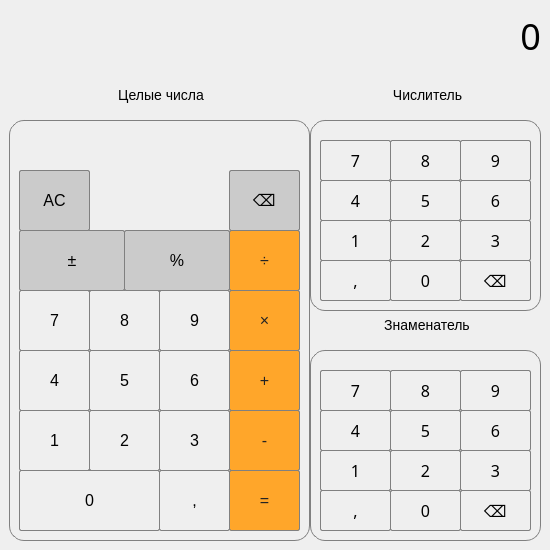
  <widget class="QWidget" name="centralwidget">
   <widget class="QGroupBox" name="groupBox">
    <property name="geometry">
     <rect>
      <x>310</x>
      <y>80</y>
      <width>231</width>
      <height>231</height>
     </rect>
    </property>
    <property name="styleSheet">
     <string notr="true">QGroupBox {
    border: 1px solid gray;
    margin-top: 40px;
    font-size: 14px;
    border-radius: 15px;
}

QGroupBox::title  {
    subcontrol-origin: margin;
    subcontrol-position: top center;
    padding: 7px 1000px 7px 1000px;
}</string>
    </property>
    <property name="title">
     <string>Числитель</string>
    </property>
    <widget class="QPushButton" name="pushButton_ch9">
     <property name="geometry">
      <rect>
       <x>150</x>
       <y>60</y>
       <width>71</width>
       <height>41</height>
      </rect>
     </property>
     <property name="font">
      <font>
       <family>Lucida Sans Unicode</family>
       <pointsize>-1</pointsize>
       <weight>50</weight>
       <italic>false</italic>
       <bold>false</bold>
      </font>
     </property>
     <property name="styleSheet">
      <string notr="true">QPushButton {
	color: black;
	border: 1px solid gray;
	border-radius: 2px;
	font-size: 16px;
}

QPushButton:pressed {
	background-color: rgb(95, 95, 95);
	border-radius: 2px;
}</string>
     </property>
     <property name="text">
      <string>9</string>
     </property>
    </widget>
    <widget class="QPushButton" name="pushButton_ch5">
     <property name="geometry">
      <rect>
       <x>80</x>
       <y>100</y>
       <width>71</width>
       <height>41</height>
      </rect>
     </property>
     <property name="font">
      <font>
       <family>Lucida Sans Unicode</family>
       <pointsize>-1</pointsize>
       <weight>50</weight>
       <italic>false</italic>
       <bold>false</bold>
      </font>
     </property>
     <property name="styleSheet">
      <string notr="true">QPushButton {
	color: black;
	border: 1px solid gray;
	border-radius: 2px;
	font-size: 16px;
}

QPushButton:pressed {
	background-color: rgb(95, 95, 95);
	border-radius: 2px;
}</string>
     </property>
     <property name="text">
      <string>5</string>
     </property>
    </widget>
    <widget class="QPushButton" name="pushButton_ch1">
     <property name="geometry">
      <rect>
       <x>10</x>
       <y>140</y>
       <width>71</width>
       <height>41</height>
      </rect>
     </property>
     <property name="font">
      <font>
       <family>Lucida Sans Unicode</family>
       <pointsize>-1</pointsize>
       <weight>50</weight>
       <italic>false</italic>
       <bold>false</bold>
      </font>
     </property>
     <property name="styleSheet">
      <string notr="true">QPushButton {
	color: black;
	border: 1px solid gray;
	border-radius: 2px;
	font-size: 16px;
}

QPushButton:pressed {
	background-color: rgb(95, 95, 95);
	border-radius: 2px;
}</string>
     </property>
     <property name="text">
      <string>1</string>
     </property>
    </widget>
    <widget class="QPushButton" name="pushButton_ch3">
     <property name="geometry">
      <rect>
       <x>150</x>
       <y>140</y>
       <width>71</width>
       <height>41</height>
      </rect>
     </property>
     <property name="font">
      <font>
       <family>Lucida Sans Unicode</family>
       <pointsize>-1</pointsize>
       <weight>50</weight>
       <italic>false</italic>
       <bold>false</bold>
      </font>
     </property>
     <property name="styleSheet">
      <string notr="true">QPushButton {
	color: black;
	border: 1px solid gray;
	border-radius: 2px;
	font-size: 16px;
}

QPushButton:pressed {
	background-color: rgb(95, 95, 95);
	border-radius: 2px;
}</string>
     </property>
     <property name="text">
      <string>3</string>
     </property>
    </widget>
    <widget class="QPushButton" name="pushButton_chC">
     <property name="geometry">
      <rect>
       <x>150</x>
       <y>180</y>
       <width>71</width>
       <height>41</height>
      </rect>
     </property>
     <property name="font">
      <font>
       <family>Lucida Sans Unicode</family>
       <pointsize>-1</pointsize>
       <weight>50</weight>
       <italic>false</italic>
       <bold>false</bold>
      </font>
     </property>
     <property name="styleSheet">
      <string notr="true">QPushButton {
	color: black;
	border: 1px solid gray;
	border-radius: 2px;
	font-size: 16px;
}

QPushButton:pressed {
	background-color: rgb(95, 95, 95);
	border-radius: 2px;
}</string>
     </property>
     <property name="text">
      <string>⌫</string>
     </property>
    </widget>
    <widget class="QPushButton" name="pushButton_ch0">
     <property name="geometry">
      <rect>
       <x>80</x>
       <y>180</y>
       <width>71</width>
       <height>41</height>
      </rect>
     </property>
     <property name="font">
      <font>
       <family>Lucida Sans Unicode</family>
       <pointsize>-1</pointsize>
       <weight>50</weight>
       <italic>false</italic>
       <bold>false</bold>
      </font>
     </property>
     <property name="styleSheet">
      <string notr="true">QPushButton {
	color: black;
	border: 1px solid gray;
	border-radius: 2px;
	font-size: 16px;
}

QPushButton:pressed {
	background-color: rgb(95, 95, 95);
	border-radius: 2px;
}</string>
     </property>
     <property name="text">
      <string>0</string>
     </property>
    </widget>
    <widget class="QPushButton" name="pushButton_ch8">
     <property name="geometry">
      <rect>
       <x>80</x>
       <y>60</y>
       <width>71</width>
       <height>41</height>
      </rect>
     </property>
     <property name="font">
      <font>
       <family>Lucida Sans Unicode</family>
       <pointsize>-1</pointsize>
       <weight>50</weight>
       <italic>false</italic>
       <bold>false</bold>
      </font>
     </property>
     <property name="styleSheet">
      <string notr="true">QPushButton {
	color: black;
	border: 1px solid gray;
	border-radius: 2px;
	font-size: 16px;
}

QPushButton:pressed {
	background-color: rgb(95, 95, 95);
	border-radius: 2px;
}</string>
     </property>
     <property name="text">
      <string>8</string>
     </property>
    </widget>
    <widget class="QPushButton" name="pushButton_ch4">
     <property name="geometry">
      <rect>
       <x>10</x>
       <y>100</y>
       <width>71</width>
       <height>41</height>
      </rect>
     </property>
     <property name="font">
      <font>
       <family>Lucida Sans Unicode</family>
       <pointsize>-1</pointsize>
       <weight>50</weight>
       <italic>false</italic>
       <bold>false</bold>
      </font>
     </property>
     <property name="styleSheet">
      <string notr="true">QPushButton {
	color: black;
	border: 1px solid gray;
	border-radius: 2px;
	font-size: 16px;
}

QPushButton:pressed {
	background-color: rgb(95, 95, 95);
	border-radius: 2px;
}</string>
     </property>
     <property name="text">
      <string>4</string>
     </property>
    </widget>
    <widget class="QPushButton" name="pushButton_ch2">
     <property name="geometry">
      <rect>
       <x>80</x>
       <y>140</y>
       <width>71</width>
       <height>41</height>
      </rect>
     </property>
     <property name="font">
      <font>
       <family>Lucida Sans Unicode</family>
       <pointsize>-1</pointsize>
       <weight>50</weight>
       <italic>false</italic>
       <bold>false</bold>
      </font>
     </property>
     <property name="styleSheet">
      <string notr="true">QPushButton {
	color: black;
	border: 1px solid gray;
	border-radius: 2px;
	font-size: 16px;
}

QPushButton:pressed {
	background-color: rgb(95, 95, 95);
	border-radius: 2px;
}</string>
     </property>
     <property name="text">
      <string>2</string>
     </property>
    </widget>
    <widget class="QPushButton" name="pushButton_ch7">
     <property name="geometry">
      <rect>
       <x>10</x>
       <y>60</y>
       <width>71</width>
       <height>41</height>
      </rect>
     </property>
     <property name="font">
      <font>
       <family>Lucida Sans Unicode</family>
       <pointsize>-1</pointsize>
       <weight>50</weight>
       <italic>false</italic>
       <bold>false</bold>
      </font>
     </property>
     <property name="styleSheet">
      <string notr="true">QPushButton {
	color: black;
	border: 1px solid gray;
	border-radius: 2px;
	font-size: 16px;
}

QPushButton:pressed {
	background-color: rgb(95, 95, 95);
	border-radius: 2px;
}</string>
     </property>
     <property name="text">
      <string>7</string>
     </property>
    </widget>
    <widget class="QPushButton" name="pushButton_ch6">
     <property name="geometry">
      <rect>
       <x>150</x>
       <y>100</y>
       <width>71</width>
       <height>41</height>
      </rect>
     </property>
     <property name="font">
      <font>
       <family>Lucida Sans Unicode</family>
       <pointsize>-1</pointsize>
       <weight>50</weight>
       <italic>false</italic>
       <bold>false</bold>
      </font>
     </property>
     <property name="styleSheet">
      <string notr="true">QPushButton {
	color: black;
	border: 1px solid gray;
	border-radius: 2px;
	font-size: 16px;
}

QPushButton:pressed {
	background-color: rgb(95, 95, 95);
	border-radius: 2px;
}</string>
     </property>
     <property name="text">
      <string>6</string>
     </property>
    </widget>
    <widget class="QPushButton" name="pushButton_dotCH">
     <property name="geometry">
      <rect>
       <x>10</x>
       <y>180</y>
       <width>71</width>
       <height>41</height>
      </rect>
     </property>
     <property name="font">
      <font>
       <family>Lucida Sans Unicode</family>
       <pointsize>-1</pointsize>
       <weight>50</weight>
       <italic>false</italic>
       <bold>false</bold>
      </font>
     </property>
     <property name="styleSheet">
      <string notr="true">QPushButton {
	color: black;
	border: 1px solid gray;
	border-radius: 2px;
	font-size: 16px;
}

QPushButton:pressed {
	background-color: rgb(95, 95, 95);
	border-radius: 2px;
}</string>
     </property>
     <property name="text">
      <string>,</string>
     </property>
    </widget>
   </widget>
   <widget class="QLabel" name="label">
    <property name="enabled">
     <bool>true</bool>
    </property>
    <property name="geometry">
     <rect>
      <x>10</x>
      <y>0</y>
      <width>531</width>
      <height>71</height>
     </rect>
    </property>
    <property name="font">
     <font>
      <family>Lucida Sans Unicode</family>
      <pointsize>-1</pointsize>
      <weight>50</weight>
      <italic>false</italic>
      <bold>false</bold>
     </font>
    </property>
    <property name="layoutDirection">
     <enum>Qt::LeftToRight</enum>
    </property>
    <property name="styleSheet">
     <string notr="true">QLabel {
	qproperty-alignment: 'AlignVCenter | AlignRight';
	font-size: 36px;
	border-bottom: 1px solid gray;
}
</string>
    </property>
    <property name="text">
     <string>0</string>
    </property>
    <property name="alignment">
     <set>Qt::AlignRight|Qt::AlignTrailing|Qt::AlignVCenter</set>
    </property>
   </widget>
   <widget class="QGroupBox" name="groupBox_2">
    <property name="geometry">
     <rect>
      <x>310</x>
      <y>310</y>
      <width>231</width>
      <height>231</height>
     </rect>
    </property>
    <property name="styleSheet">
     <string notr="true">QGroupBox {
    border: 1px solid gray;
    margin-top: 40px;
    font-size: 14px;
    border-radius: 15px;
}

QGroupBox::title  {
    subcontrol-origin: margin;
    subcontrol-position: top center;
    padding: 7px 1000px 7px 1000px;
}</string>
    </property>
    <property name="title">
     <string>Знаменатель</string>
    </property>
    <widget class="QPushButton" name="pushButton_z0">
     <property name="geometry">
      <rect>
       <x>80</x>
       <y>180</y>
       <width>71</width>
       <height>41</height>
      </rect>
     </property>
     <property name="font">
      <font>
       <family>Lucida Sans Unicode</family>
       <pointsize>-1</pointsize>
       <weight>50</weight>
       <italic>false</italic>
       <bold>false</bold>
      </font>
     </property>
     <property name="styleSheet">
      <string notr="true">QPushButton {
	color: black;
	border: 1px solid gray;
	border-radius: 2px;
	font-size: 16px;
}

QPushButton:pressed {
	background-color: rgb(95, 95, 95);
	border-radius: 2px;
}</string>
     </property>
     <property name="text">
      <string>0</string>
     </property>
    </widget>
    <widget class="QPushButton" name="pushButton_zC">
     <property name="geometry">
      <rect>
       <x>150</x>
       <y>180</y>
       <width>71</width>
       <height>41</height>
      </rect>
     </property>
     <property name="font">
      <font>
       <family>Lucida Sans Unicode</family>
       <pointsize>-1</pointsize>
       <weight>50</weight>
       <italic>false</italic>
       <bold>false</bold>
      </font>
     </property>
     <property name="styleSheet">
      <string notr="true">QPushButton {
	color: black;
	border: 1px solid gray;
	border-radius: 2px;
	font-size: 16px;
}

QPushButton:pressed {
	background-color: rgb(95, 95, 95);
	border-radius: 2px;
}</string>
     </property>
     <property name="text">
      <string>⌫</string>
     </property>
    </widget>
    <widget class="QPushButton" name="pushButton_z1">
     <property name="geometry">
      <rect>
       <x>10</x>
       <y>140</y>
       <width>71</width>
       <height>41</height>
      </rect>
     </property>
     <property name="font">
      <font>
       <family>Lucida Sans Unicode</family>
       <pointsize>-1</pointsize>
       <weight>50</weight>
       <italic>false</italic>
       <bold>false</bold>
      </font>
     </property>
     <property name="styleSheet">
      <string notr="true">QPushButton {
	color: black;
	border: 1px solid gray;
	border-radius: 2px;
	font-size: 16px;
}

QPushButton:pressed {
	background-color: rgb(95, 95, 95);
	border-radius: 2px;
}</string>
     </property>
     <property name="text">
      <string>1</string>
     </property>
    </widget>
    <widget class="QPushButton" name="pushButton_z2">
     <property name="geometry">
      <rect>
       <x>80</x>
       <y>140</y>
       <width>71</width>
       <height>41</height>
      </rect>
     </property>
     <property name="font">
      <font>
       <family>Lucida Sans Unicode</family>
       <pointsize>-1</pointsize>
       <weight>50</weight>
       <italic>false</italic>
       <bold>false</bold>
      </font>
     </property>
     <property name="styleSheet">
      <string notr="true">QPushButton {
	color: black;
	border: 1px solid gray;
	border-radius: 2px;
	font-size: 16px;
}

QPushButton:pressed {
	background-color: rgb(95, 95, 95);
	border-radius: 2px;
}</string>
     </property>
     <property name="text">
      <string>2</string>
     </property>
    </widget>
    <widget class="QPushButton" name="pushButton_z3">
     <property name="geometry">
      <rect>
       <x>150</x>
       <y>140</y>
       <width>71</width>
       <height>41</height>
      </rect>
     </property>
     <property name="font">
      <font>
       <family>Lucida Sans Unicode</family>
       <pointsize>-1</pointsize>
       <weight>50</weight>
       <italic>false</italic>
       <bold>false</bold>
      </font>
     </property>
     <property name="styleSheet">
      <string notr="true">QPushButton {
	color: black;
	border: 1px solid gray;
	border-radius: 2px;
	font-size: 16px;
}

QPushButton:pressed {
	background-color: rgb(95, 95, 95);
	border-radius: 2px;
}</string>
     </property>
     <property name="text">
      <string>3</string>
     </property>
    </widget>
    <widget class="QPushButton" name="pushButton_z6">
     <property name="geometry">
      <rect>
       <x>150</x>
       <y>100</y>
       <width>71</width>
       <height>41</height>
      </rect>
     </property>
     <property name="font">
      <font>
       <family>Lucida Sans Unicode</family>
       <pointsize>-1</pointsize>
       <weight>50</weight>
       <italic>false</italic>
       <bold>false</bold>
      </font>
     </property>
     <property name="styleSheet">
      <string notr="true">QPushButton {
	color: black;
	border: 1px solid gray;
	border-radius: 2px;
	font-size: 16px;
}

QPushButton:pressed {
	background-color: rgb(95, 95, 95);
	border-radius: 2px;
}</string>
     </property>
     <property name="text">
      <string>6</string>
     </property>
    </widget>
    <widget class="QPushButton" name="pushButton_z5">
     <property name="geometry">
      <rect>
       <x>80</x>
       <y>100</y>
       <width>71</width>
       <height>41</height>
      </rect>
     </property>
     <property name="font">
      <font>
       <family>Lucida Sans Unicode</family>
       <pointsize>-1</pointsize>
       <weight>50</weight>
       <italic>false</italic>
       <bold>false</bold>
      </font>
     </property>
     <property name="styleSheet">
      <string notr="true">QPushButton {
	color: black;
	border: 1px solid gray;
	border-radius: 2px;
	font-size: 16px;
}

QPushButton:pressed {
	background-color: rgb(95, 95, 95);
	border-radius: 2px;
}</string>
     </property>
     <property name="text">
      <string>5</string>
     </property>
    </widget>
    <widget class="QPushButton" name="pushButton_z4">
     <property name="geometry">
      <rect>
       <x>10</x>
       <y>100</y>
       <width>71</width>
       <height>41</height>
      </rect>
     </property>
     <property name="font">
      <font>
       <family>Lucida Sans Unicode</family>
       <pointsize>-1</pointsize>
       <weight>50</weight>
       <italic>false</italic>
       <bold>false</bold>
      </font>
     </property>
     <property name="styleSheet">
      <string notr="true">QPushButton {
	color: black;
	border: 1px solid gray;
	border-radius: 2px;
	font-size: 16px;
}

QPushButton:pressed {
	background-color: rgb(95, 95, 95);
	border-radius: 2px;
}</string>
     </property>
     <property name="text">
      <string>4</string>
     </property>
    </widget>
    <widget class="QPushButton" name="pushButton_z7">
     <property name="geometry">
      <rect>
       <x>10</x>
       <y>60</y>
       <width>71</width>
       <height>41</height>
      </rect>
     </property>
     <property name="font">
      <font>
       <family>Lucida Sans Unicode</family>
       <pointsize>-1</pointsize>
       <weight>50</weight>
       <italic>false</italic>
       <bold>false</bold>
      </font>
     </property>
     <property name="styleSheet">
      <string notr="true">QPushButton {
	color: black;
	border: 1px solid gray;
	border-radius: 2px;
	font-size: 16px;
}

QPushButton:pressed {
	background-color: rgb(95, 95, 95);
	border-radius: 2px;
}</string>
     </property>
     <property name="text">
      <string>7</string>
     </property>
    </widget>
    <widget class="QPushButton" name="pushButton_z8">
     <property name="geometry">
      <rect>
       <x>80</x>
       <y>60</y>
       <width>71</width>
       <height>41</height>
      </rect>
     </property>
     <property name="font">
      <font>
       <family>Lucida Sans Unicode</family>
       <pointsize>-1</pointsize>
       <weight>50</weight>
       <italic>false</italic>
       <bold>false</bold>
      </font>
     </property>
     <property name="styleSheet">
      <string notr="true">QPushButton {
	color: black;
	border: 1px solid gray;
	border-radius: 2px;
	font-size: 16px;
}

QPushButton:pressed {
	background-color: rgb(95, 95, 95);
	border-radius: 2px;
}</string>
     </property>
     <property name="text">
      <string>8</string>
     </property>
    </widget>
    <widget class="QPushButton" name="pushButton_z9">
     <property name="geometry">
      <rect>
       <x>150</x>
       <y>60</y>
       <width>71</width>
       <height>41</height>
      </rect>
     </property>
     <property name="font">
      <font>
       <family>Lucida Sans Unicode</family>
       <pointsize>-1</pointsize>
       <weight>50</weight>
       <italic>false</italic>
       <bold>false</bold>
      </font>
     </property>
     <property name="styleSheet">
      <string notr="true">QPushButton {
	color: black;
	border: 1px solid gray;
	border-radius: 2px;
	font-size: 16px;
}

QPushButton:pressed {
	background-color: rgb(95, 95, 95);
	border-radius: 2px;
}</string>
     </property>
     <property name="text">
      <string>9</string>
     </property>
    </widget>
    <widget class="QPushButton" name="pushButton_dotZ">
     <property name="geometry">
      <rect>
       <x>10</x>
       <y>180</y>
       <width>71</width>
       <height>41</height>
      </rect>
     </property>
     <property name="font">
      <font>
       <family>Lucida Sans Unicode</family>
       <pointsize>-1</pointsize>
       <weight>50</weight>
       <italic>false</italic>
       <bold>false</bold>
      </font>
     </property>
     <property name="styleSheet">
      <string notr="true">QPushButton {
	color: black;
	border: 1px solid gray;
	border-radius: 2px;
	font-size: 16px;
}

QPushButton:pressed {
	background-color: rgb(95, 95, 95);
	border-radius: 2px;
}</string>
     </property>
     <property name="text">
      <string>,</string>
     </property>
    </widget>
   </widget>
   <widget class="QGroupBox" name="groupBox_3">
    <property name="geometry">
     <rect>
      <x>9</x>
      <y>80</y>
      <width>301</width>
      <height>461</height>
     </rect>
    </property>
    <property name="styleSheet">
     <string notr="true">QGroupBox {
    border: 1px solid gray;
    margin-top: 40px;
    font-size: 14px;
    border-radius: 15px;
}

QGroupBox::title  {
    subcontrol-origin: margin;
    subcontrol-position: top center;
    padding: 7px 1000px 7px 1000px;
}</string>
    </property>
    <property name="title">
     <string>Целые числа</string>
    </property>
    <widget class="QPushButton" name="pushButton_C">
     <property name="geometry">
      <rect>
       <x>220</x>
       <y>90</y>
       <width>71</width>
       <height>61</height>
      </rect>
     </property>
     <property name="styleSheet">
      <string notr="true">QPushButton {
	color: black;
	background-color:rgb(203, 203, 203);
	border: 1px solid gray;
	font-size: 16px;
	border-radius: 2px;
}

QPushButton:pressed {
	background-color: rgb(53, 53, 53);
	border-radius: 2px;
}</string>
     </property>
     <property name="text">
      <string>⌫</string>
     </property>
    </widget>
    <widget class="QPushButton" name="pushButton_mul">
     <property name="geometry">
      <rect>
       <x>220</x>
       <y>210</y>
       <width>71</width>
       <height>61</height>
      </rect>
     </property>
     <property name="styleSheet">
      <string notr="true">QPushButton {
	color: rgb(35, 35, 35);
	background-color:rgb(255, 166, 42);
	border: 1px solid gray;
	border-radius: 2px;
	font-size: 16px;
}

QPushButton:pressed {
	background-color: rgb(53, 53, 53);
	border-radius: 2px;
}</string>
     </property>
     <property name="text">
      <string>×</string>
     </property>
    </widget>
    <widget class="QPushButton" name="pushButton_div">
     <property name="geometry">
      <rect>
       <x>220</x>
       <y>150</y>
       <width>71</width>
       <height>61</height>
      </rect>
     </property>
     <property name="styleSheet">
      <string notr="true">QPushButton {
	color: rgb(35, 35, 35);
	background-color:rgb(255, 166, 42);
	border: 1px solid gray;
	border-radius: 2px;
	font-size: 16px;
}

QPushButton:pressed {
	background-color: rgb(53, 53, 53);
	border-radius: 2px;
}</string>
     </property>
     <property name="text">
      <string>÷</string>
     </property>
    </widget>
    <widget class="QPushButton" name="pushButton_8">
     <property name="geometry">
      <rect>
       <x>80</x>
       <y>210</y>
       <width>71</width>
       <height>61</height>
      </rect>
     </property>
     <property name="styleSheet">
      <string notr="true">QPushButton {
	color: black;
	border: 1px solid gray;
	border-radius: 2px;
	font-size: 16px;
}

QPushButton:pressed {
	background-color: rgb(95, 95, 95);
	border-radius: 2px;
}</string>
     </property>
     <property name="text">
      <string>8</string>
     </property>
    </widget>
    <widget class="QPushButton" name="pushButton_plus_minus">
     <property name="geometry">
      <rect>
       <x>10</x>
       <y>150</y>
       <width>106</width>
       <height>61</height>
      </rect>
     </property>
     <property name="styleSheet">
      <string notr="true">QPushButton {
	color: black;
	background-color:rgb(203, 203, 203);
	border: 1px solid gray;
	border-radius: 2px;
	font-size: 16px;
}

QPushButton:pressed {
	background-color: rgb(53, 53, 53);
	border-radius: 2px;
}</string>
     </property>
     <property name="text">
      <string>±</string>
     </property>
    </widget>
    <widget class="QPushButton" name="pushButton_precent">
     <property name="geometry">
      <rect>
       <x>115</x>
       <y>150</y>
       <width>106</width>
       <height>61</height>
      </rect>
     </property>
     <property name="styleSheet">
      <string notr="true">QPushButton {
	color: black;
	background-color:rgb(203, 203, 203);
	border: 1px solid gray;
	border-radius: 2px;
	font-size: 16px;
}

QPushButton:pressed {
	background-color: rgb(53, 53, 53);
	border-radius: 2px;
}</string>
     </property>
     <property name="text">
      <string>%</string>
     </property>
    </widget>
    <widget class="QPushButton" name="pushButton_equally">
     <property name="geometry">
      <rect>
       <x>220</x>
       <y>390</y>
       <width>71</width>
       <height>61</height>
      </rect>
     </property>
     <property name="styleSheet">
      <string notr="true">QPushButton {
	color: rgb(35, 35, 35);
	background-color:rgb(255, 166, 42);
	border: 1px solid gray;
	border-radius: 2px;
	font-size: 16px;
}

QPushButton:pressed {
	background-color: rgb(53, 53, 53);
	border-radius: 2px;
}</string>
     </property>
     <property name="text">
      <string>=</string>
     </property>
    </widget>
    <widget class="QPushButton" name="pushButton_7">
     <property name="geometry">
      <rect>
       <x>10</x>
       <y>210</y>
       <width>71</width>
       <height>61</height>
      </rect>
     </property>
     <property name="styleSheet">
      <string notr="true">QPushButton {
	color: black;
	border: 1px solid gray;
	border-radius: 2px;
	font-size: 16px;
}

QPushButton:pressed {
	background-color: rgb(95, 95, 95);
	border-radius: 2px;
}</string>
     </property>
     <property name="text">
      <string>7</string>
     </property>
    </widget>
    <widget class="QPushButton" name="pushButton_3">
     <property name="geometry">
      <rect>
       <x>150</x>
       <y>330</y>
       <width>71</width>
       <height>61</height>
      </rect>
     </property>
     <property name="styleSheet">
      <string notr="true">QPushButton {
	color: black;
	border: 1px solid gray;
	border-radius: 2px;
	font-size: 16px;
}

QPushButton:pressed {
	background-color: rgb(95, 95, 95);
	border-radius: 2px;
}</string>
     </property>
     <property name="text">
      <string>3</string>
     </property>
    </widget>
    <widget class="QPushButton" name="pushButton_minus">
     <property name="geometry">
      <rect>
       <x>220</x>
       <y>330</y>
       <width>71</width>
       <height>61</height>
      </rect>
     </property>
     <property name="styleSheet">
      <string notr="true">QPushButton {
	color: rgb(35, 35, 35);
	background-color:rgb(255, 166, 42);
	border: 1px solid gray;
	border-radius: 2px;
	font-size: 16px;
}

QPushButton:pressed {
	background-color: rgb(53, 53, 53);
	border-radius: 2px;
}</string>
     </property>
     <property name="text">
      <string>-</string>
     </property>
    </widget>
    <widget class="QPushButton" name="pushButton_AC">
     <property name="geometry">
      <rect>
       <x>10</x>
       <y>90</y>
       <width>71</width>
       <height>61</height>
      </rect>
     </property>
     <property name="styleSheet">
      <string notr="true">QPushButton {
	color: black;
	background-color:rgb(203, 203, 203);
	border: 1px solid gray;
	font-size: 16px;
	border-radius: 2px;
}

QPushButton:pressed {
	background-color: rgb(53, 53, 53);
	border-radius: 2px;
}</string>
     </property>
     <property name="text">
      <string>AC</string>
     </property>
    </widget>
    <widget class="QPushButton" name="pushButton_2">
     <property name="geometry">
      <rect>
       <x>80</x>
       <y>330</y>
       <width>71</width>
       <height>61</height>
      </rect>
     </property>
     <property name="styleSheet">
      <string notr="true">QPushButton {
	color: black;
	border: 1px solid gray;
	border-radius: 2px;
	font-size: 16px;
}

QPushButton:pressed {
	background-color: rgb(95, 95, 95);
	border-radius: 2px;
}</string>
     </property>
     <property name="text">
      <string>2</string>
     </property>
    </widget>
    <widget class="QPushButton" name="pushButton_0">
     <property name="geometry">
      <rect>
       <x>10</x>
       <y>390</y>
       <width>141</width>
       <height>61</height>
      </rect>
     </property>
     <property name="styleSheet">
      <string notr="true">QPushButton {
	color: black;
	border: 1px solid gray;
	border-radius: 2px;
	font-size: 16px;
}

QPushButton:pressed {
	background-color: rgb(95, 95, 95);
	border-radius: 2px;
}</string>
     </property>
     <property name="text">
      <string>0</string>
     </property>
    </widget>
    <widget class="QPushButton" name="pushButton_1">
     <property name="geometry">
      <rect>
       <x>10</x>
       <y>330</y>
       <width>71</width>
       <height>61</height>
      </rect>
     </property>
     <property name="styleSheet">
      <string notr="true">QPushButton {
	color: black;
	border: 1px solid gray;
	border-radius: 2px;
	font-size: 16px;
}

QPushButton:pressed {
	background-color: rgb(95, 95, 95);
	border-radius: 2px;
}</string>
     </property>
     <property name="text">
      <string>1</string>
     </property>
    </widget>
    <widget class="QPushButton" name="pushButton_4">
     <property name="geometry">
      <rect>
       <x>10</x>
       <y>270</y>
       <width>71</width>
       <height>61</height>
      </rect>
     </property>
     <property name="styleSheet">
      <string notr="true">QPushButton {
	color: black;
	border: 1px solid gray;
	border-radius: 2px;
	font-size: 16px;
}

QPushButton:pressed {
	background-color: rgb(95, 95, 95);
	border-radius: 2px;
}</string>
     </property>
     <property name="text">
      <string>4</string>
     </property>
    </widget>
    <widget class="QPushButton" name="pushButton_5">
     <property name="geometry">
      <rect>
       <x>80</x>
       <y>270</y>
       <width>71</width>
       <height>61</height>
      </rect>
     </property>
     <property name="styleSheet">
      <string notr="true">QPushButton {
	color: black;
	border: 1px solid gray;
	border-radius: 2px;
	font-size: 16px;
}

QPushButton:pressed {
	background-color: rgb(95, 95, 95);
	border-radius: 2px;
}</string>
     </property>
     <property name="text">
      <string>5</string>
     </property>
    </widget>
    <widget class="QPushButton" name="pushButton_dot">
     <property name="geometry">
      <rect>
       <x>150</x>
       <y>390</y>
       <width>71</width>
       <height>61</height>
      </rect>
     </property>
     <property name="styleSheet">
      <string notr="true">QPushButton {
	color: black;
	border: 1px solid gray;
	border-radius: 2px;
	font-size: 16px;
}

QPushButton:pressed {
	background-color: rgb(95, 95, 95);
	border-radius: 2px;
}</string>
     </property>
     <property name="text">
      <string>,</string>
     </property>
    </widget>
    <widget class="QPushButton" name="pushButton_plus">
     <property name="geometry">
      <rect>
       <x>220</x>
       <y>270</y>
       <width>71</width>
       <height>61</height>
      </rect>
     </property>
     <property name="styleSheet">
      <string notr="true">QPushButton {
	color: rgb(35, 35, 35);
	background-color:rgb(255, 166, 42);
	border: 1px solid gray;
	border-radius: 2px;
	font-size: 16px;
}

QPushButton:pressed {
	background-color: rgb(53, 53, 53);
	border-radius: 2px;
}</string>
     </property>
     <property name="text">
      <string>+</string>
     </property>
    </widget>
    <widget class="QPushButton" name="pushButton_9">
     <property name="geometry">
      <rect>
       <x>150</x>
       <y>210</y>
       <width>71</width>
       <height>61</height>
      </rect>
     </property>
     <property name="styleSheet">
      <string notr="true">QPushButton {
	color: black;
	border: 1px solid gray;
	border-radius: 2px;
	font-size: 16px;
}

QPushButton:pressed {
	background-color: rgb(95, 95, 95);
	border-radius: 2px;
}</string>
     </property>
     <property name="text">
      <string>9</string>
     </property>
    </widget>
    <widget class="QPushButton" name="pushButton_6">
     <property name="geometry">
      <rect>
       <x>150</x>
       <y>270</y>
       <width>71</width>
       <height>61</height>
      </rect>
     </property>
     <property name="styleSheet">
      <string notr="true">QPushButton {
	color: black;
	border: 1px solid gray;
	border-radius: 2px;
	font-size: 16px;
}

QPushButton:pressed {
	background-color: rgb(95, 95, 95);
	border-radius: 2px;
}</string>
     </property>
     <property name="text">
      <string>6</string>
     </property>
    </widget>
   </widget>
   <widget class="QLabel" name="labelZ">
    <property name="enabled">
     <bool>false</bool>
    </property>
    <property name="geometry">
     <rect>
      <x>460</x>
      <y>30</y>
      <width>81</width>
      <height>41</height>
     </rect>
    </property>
    <property name="styleSheet">
     <string notr="true">QLabel {
	font-size: 12px;
	border-bottom: 1px solid gray;
}
</string>
    </property>
    <property name="text">
     <string/>
    </property>
    <property name="alignment">
     <set>Qt::AlignCenter</set>
    </property>
   </widget>
   <widget class="QLabel" name="labelCH">
    <property name="enabled">
     <bool>false</bool>
    </property>
    <property name="geometry">
     <rect>
      <x>460</x>
      <y>5</y>
      <width>81</width>
      <height>31</height>
     </rect>
    </property>
    <property name="styleSheet">
     <string notr="true">QLabel {
	font-size: 12px;
	border-bottom: 1px solid black;
}
</string>
    </property>
    <property name="text">
     <string/>
    </property>
    <property name="textFormat">
     <enum>Qt::AutoText</enum>
    </property>
    <property name="alignment">
     <set>Qt::AlignCenter</set>
    </property>
    <property name="wordWrap">
     <bool>false</bool>
    </property>
   </widget>
   <zorder>groupBox</zorder>
   <zorder>groupBox_2</zorder>
   <zorder>groupBox_3</zorder>
   <zorder>labelZ</zorder>
   <zorder>labelCH</zorder>
   <zorder>label</zorder>
  </widget>
